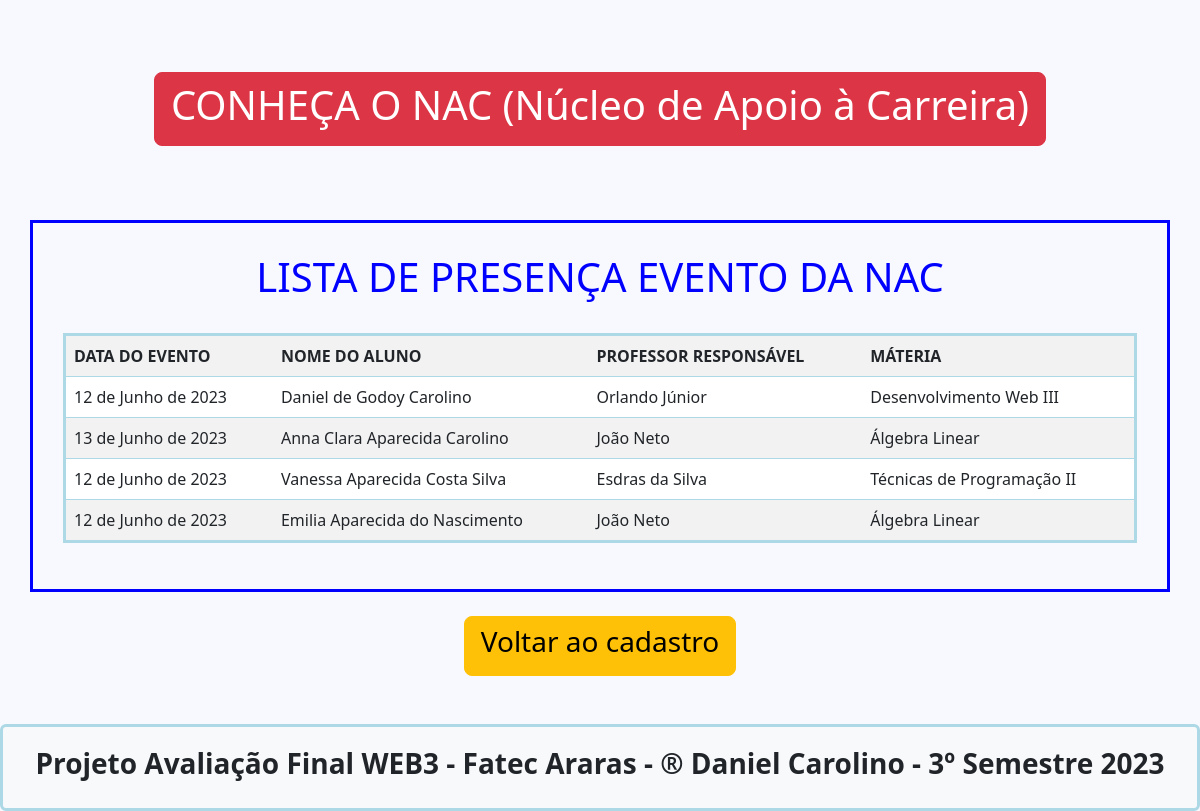
Page /Listar/ on the committed database.
### core/models.py (models this page shows, shortened)
class ListaModels(models.Model):
    data = models.DateField('data')
    aluno = models.CharField('aluno', max_length=200,
                             validators=[validate_min_length])
    professor = models.CharField(
        'professor', max_length=200, choices=PROFESSORES)
    materia = models.CharField('materia',max_length=200,choices=MATERIA)
    modificado_em = models.DateTimeField(
        verbose_name='modificado em',
        auto_now_add=False, auto_now=True)

### core/views.py (the view)
# urls.py: path('Listar/', views.Listar, name='Listar'),
def Listar(request):
    presenca = []
    context = {'ListarPresenca': presenca}
    presenca = ListaModels.objects.all()
    for presenca in presenca:
        context['ListarPresenca'].append(presenca)
    return render(request, 'listar.html', context)

### core/templates/listar.html (shortened to what this page needs)
{% load static %}
<!DOCTYPE html>
<html lang="pt-br">
<head>
    <link href="https://cdn.jsdelivr.net/npm/bootstrap@5.3.0/dist/css/bootstrap.min.css" rel="stylesheet"
>
</head>
<body>
    <br><br><br>
    <div style="text-align:center;">
        <a href="https://fatecararas.cps.sp.gov.br/nac-nucleo-de-apoio-a-carreira/" class="btn btn-danger btn-lg">
            <h1>CONHEÇA O NAC (Núcleo de Apoio à Carreira)</h1>
        </a>
    </div>
    <br>
    <div class="container table-responsive" style="border:solid blue;padding:30px; width:1200px;margin-top:50px">
        {% if ListarPresenca %}
        <h1 style="text-align:center;color:blue">LISTA DE PRESENÇA EVENTO DA NAC</h1><br>
        <table class="table table-striped" style="border:solid lightblue;">
            <tr>
                <th>DATA DO EVENTO</th>
                <th>NOME DO ALUNO</th>
                <th>PROFESSOR RESPONSÁVEL</th>
                <th>MÁTERIA</th>
            </tr>
            {% for item in ListarPresenca %}
            <tr>
                <td>{{item.data}}</td>
                <td>{{item.aluno}}</td>
                <td>{{item.professor}}</td>
                <td>{{item.materia}}</td>
            </tr>
            {% endfor%}
        </table>
        {% else %}
        <br>
        <table class="table table-striped" style="border:solid lightblue;">
            <tr>
                <th style="text-align:center;" colspan="4"><b style="color:red">NENHUM REGISTO</b></th>
            </tr>
            {% endif %}
    </div>
    <br>
    <center>
        <div>
            <a href="{% url 'Cadastro' %}" class="btn btn-warning btn-lg">
                <h3>Voltar ao cadastro</h3>
            </a>
        </div>
        <br><br>
        <footer id="footer">
            <a href="https://github.com/DanielCarolino89" style="text-align:center;border:solid lightblue;padding:20px;width:1200px" class="bg-light btn"  >
                <h3><b>Projeto Avaliação Final WEB3 - Fatec Araras - ® Daniel Carolino - 3º Semestre 2023</b></h3></a>
        </footer>
    </center>
</body>
</html>

### core/templates/listar.html (style rules this page uses)
body { background-color:ghostwhite; }
th,td { font-size: 28spx; }

### rows in the picture
ListaModels: data "12 de Junho de 2023", aluno "Daniel de Godoy Carolino", professor "Orlando Júnior", materia "Desenvolvimento Web III"
ListaModels: data "13 de Junho de 2023", aluno "Anna Clara Aparecida Carolino", professor "João Neto", materia "Álgebra Linear"
ListaModels: data "12 de Junho de 2023", aluno "Vanessa Aparecida Costa Silva", professor "Esdras da Silva", materia "Técnicas de Programação II"
ListaModels: data "12 de Junho de 2023", aluno "Emilia Aparecida do Nascimento", professor "João Neto", materia "Álgebra Linear"
